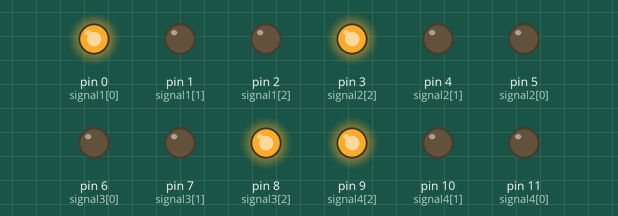
This sketch was run on a simulated Arduino Uno, built with avr-gcc and run on an emulated ATmega328P. Parts: output pins drawn as LEDs (lit = HIGH).

Above: at 1.0 s.
At 3.0 s:
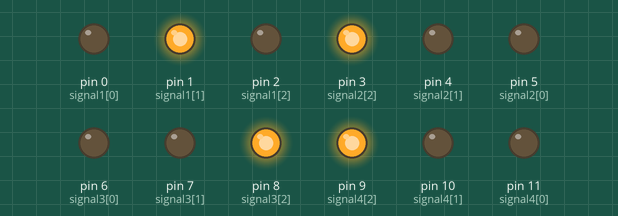
At 5.0 s:
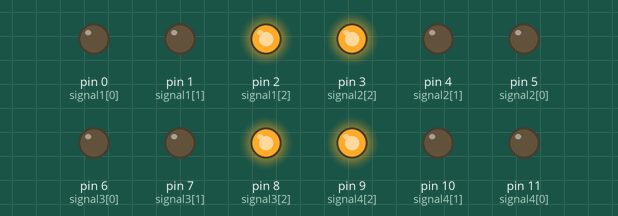
At 9.0 s:
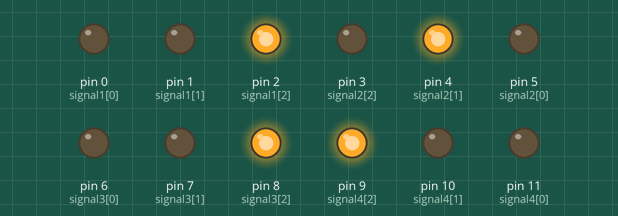
At 13.0 s:
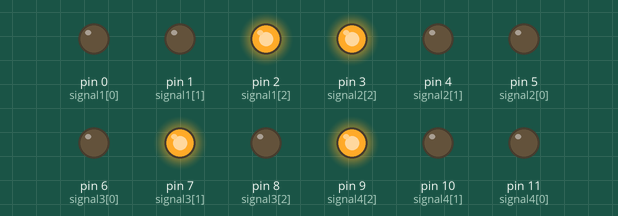
At 17.0 s:
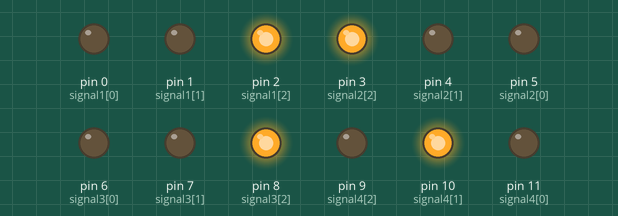
Timing chart, 0 to 20.7 s (numbered marks = the images above):
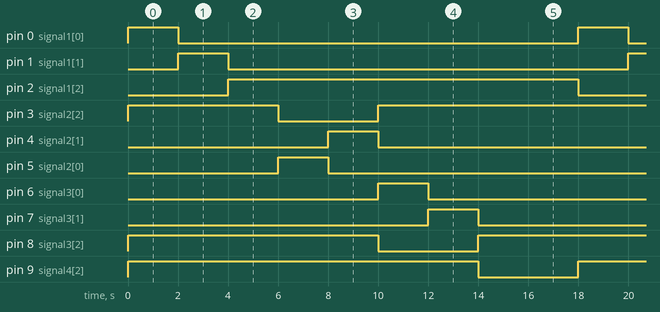

Measured:
- by itself, pin 2 (signal1[2]), pin 9 (signal4[2]): alternates HIGH for 14.0 s and LOW for 4.0 s
- by itself, pin 3 (signal2[2]): goes HIGH 6.0 s, LOW 4.0 s, HIGH 14.0 s, LOW 4.0 s, then HIGH
- by itself, pin 8 (signal3[2]): goes HIGH 10.0 s, LOW 4.0 s, HIGH 14.0 s, LOW 4.0 s, then HIGH
- by itself, pin 0 (signal1[0]), pin 1 (signal1[1]), pin 4 (signal2[1]), pin 5 (signal2[0]), pin 6 (signal3[0]), pin 7 (signal3[1]), pin 10 (signal4[1]), pin 11 (signal4[0]): alternates HIGH for 2.0 s and LOW for 16.0 s

The sketch:

sketch_jan17b.ino
```cpp
int signal1[] = {0,1,2};     //Green , Yellow , Red
int signal2[] = {5,4,3};     //Green , Yellow , Red
int signal3[] = {6,7,8};     //Green , Yellow , Red
int signal4[] = {11,10,9}; //Green , Yellow , Red

int redDelay = 2000;
int yellowDelay= 2000;

void setup()
{
  for (int i = 0; i < 3; i++)
{
  pinMode(signal1[i], OUTPUT);
  pinMode(signal2[i], OUTPUT);
  pinMode(signal3[i], OUTPUT);
  pinMode(signal4[i], OUTPUT);

}
for (int i = 0; i < 3; i++)
{
digitalWrite(signal1[i], LOW);
digitalWrite(signal2[i], LOW);
digitalWrite(signal3[i], LOW);
digitalWrite(signal4[i], LOW);
}
}
void loop()
{

 digitalWrite(signal1[0], HIGH);
 digitalWrite(signal1[2], LOW);
 digitalWrite(signal2[2], HIGH);
 digitalWrite(signal3[2], HIGH);
 digitalWrite(signal4[2], HIGH);
 digitalWrite(signal4[1], LOW);
 delay(redDelay);

 digitalWrite(signal1[0], LOW);
 digitalWrite(signal1[1], HIGH);
 delay(yellowDelay);

 digitalWrite(signal1[1], LOW);
 digitalWrite(signal1[0], LOW);


 digitalWrite(signal1[2], HIGH);
 delay(redDelay);

 digitalWrite(signal1[2], HIGH);
 digitalWrite(signal1[1], LOW);
 digitalWrite(signal2[0], HIGH);
 digitalWrite(signal2[2], LOW);
 delay(redDelay);

 digitalWrite(signal2[0], LOW);
 digitalWrite(signal2[1], HIGH);
 delay(yellowDelay);

 digitalWrite(signal2[2], HIGH);
 digitalWrite(signal2[1], LOW);
 digitalWrite(signal3[0], HIGH);
 digitalWrite(signal3[2], LOW);
 delay(redDelay);

 digitalWrite(signal3[0], LOW);
 digitalWrite(signal3[1], HIGH);
 delay(yellowDelay);

 digitalWrite(signal3[1], LOW);
 digitalWrite(signal3[2], HIGH);
 digitalWrite(signal4[2], LOW);
 digitalWrite(signal4[0], HIGH);
 delay(redDelay);

 digitalWrite(signal4[0], LOW);
 digitalWrite(signal4[1], HIGH);
 delay(yellowDelay);

}
```
